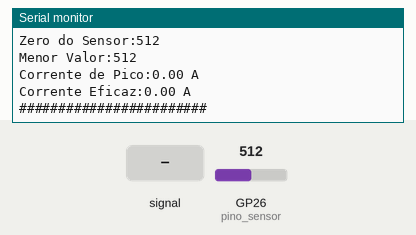
This sketch was run on a simulated Raspberry Pi Pico. Parts: the last lines printed to the serial monitor. The test bench sets the inputs (shaded band); at power-on: GP26 (pino_sensor) = 512.

Above: at 8.3 s.
8.4 s: GP26 (pino_sensor) fed a 200 Hz sine of ±81 counts around its level
9.9 s: GP26 (pino_sensor) set to 716
At 11.3 s:
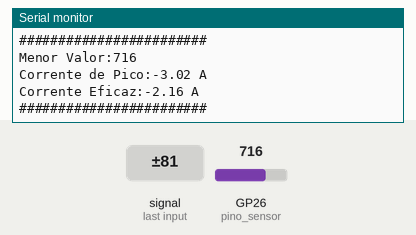
11.4 s: GP26 (pino_sensor) set to 900
At 13.0 s:
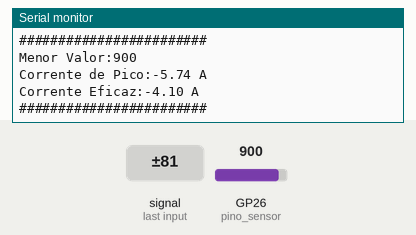
Timing chart, 0 to 14.5 s (numbered marks = the images above; inputs shaded):
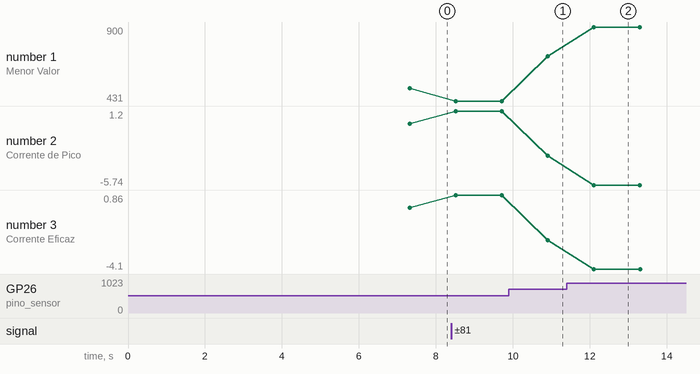

Measured:
- after the input at 9.9 s, the serial monitor: prints a new line after 1.0 s (image 1)
- after the input at 11.4 s, the serial monitor: prints a new line after 0.71 s (image 2)
- plotted number 1: 512 → 431 after the input at 8.4 s, 431 → 716 after the input at 9.9 s, 716 → 900 after the input at 11.4 s
- plotted number 2: 0 → 1.2 after the input at 8.4 s, 1.2 → -3.02 after the input at 9.9 s, -3.02 → -5.74 after the input at 11.4 s
- plotted number 3: 0 → 0.86 after the input at 8.4 s, 0.86 → -2.16 after the input at 9.9 s, -2.16 → -4.1 after the input at 11.4 s

The sketch:

ACS712.ino
```cpp
int pino_sensor = A0;
int menor_valor;
int valor_lido;
int menor_valor_acumulado = 0;
int ZERO_SENSOR = 0;
float corrente_pico;
float corrente_eficaz;
double maior_valor=0;
double corrente_valor=0;

void setup() {
  Serial.begin(9600);
  pinMode(pino_sensor,INPUT);
delay(3000);
 //Fazer o AUTO-ZERO do sensor
Serial.println("Fazendo o Auto ZERO do Sensor...");

menor_valor = 1024; //4095 para ESP32

  for(int i = 0; i < 10000 ; i++){
    valor_lido = analogRead(pino_sensor);
    if(valor_lido < menor_valor){
      menor_valor = valor_lido;
    }
    delayMicroseconds(1);
  }
  ZERO_SENSOR = menor_valor;
  Serial.print("Zero do Sensor:");
  Serial.println(ZERO_SENSOR);
  delay(3000);
 }


void loop() {

  //Zerar valores
  menor_valor = 1024; //4095 para ESP32

  for(int i = 0; i < 1600 ; i++){
    valor_lido = analogRead(pino_sensor);
    if(valor_lido < menor_valor){
      menor_valor = valor_lido;
    }
    delayMicroseconds(10);
  }

  Serial.print("Menor Valor:");
  Serial.println(menor_valor);

  //Transformar o maior valor em corrente de pico
  corrente_pico = ZERO_SENSOR - menor_valor; // Como o ZERO do sensor é 2,5 V, é preciso remover este OFFSET. Na leitura Analógica do ESp32 com este sensor, vale 2800 (igual a 2,5 V).
  corrente_pico = corrente_pico*0.9766; // A resolução mínima de leitura para o ESp32 é de 0.8 mV por divisão. Isso transforma a leitura analógica em valor de tensão em [mV}, para o nodeMCU 0,9766 pós o adc e o dac é 1V/1024
  corrente_pico = corrente_pico/66; //185 - ACS712-05B, 100 - ACS712-20A, 66 - ACS712-30A,

  Serial.print("Corrente de Pico:");
  Serial.print(corrente_pico);
  Serial.println(" A");

  //Converter para corrente eficaz
  corrente_eficaz = corrente_pico/1.4;
  Serial.print("Corrente Eficaz:");
  Serial.print(corrente_eficaz);
  Serial.println(" A");
  Serial.println("########################");

 delay(1000);
}
```
